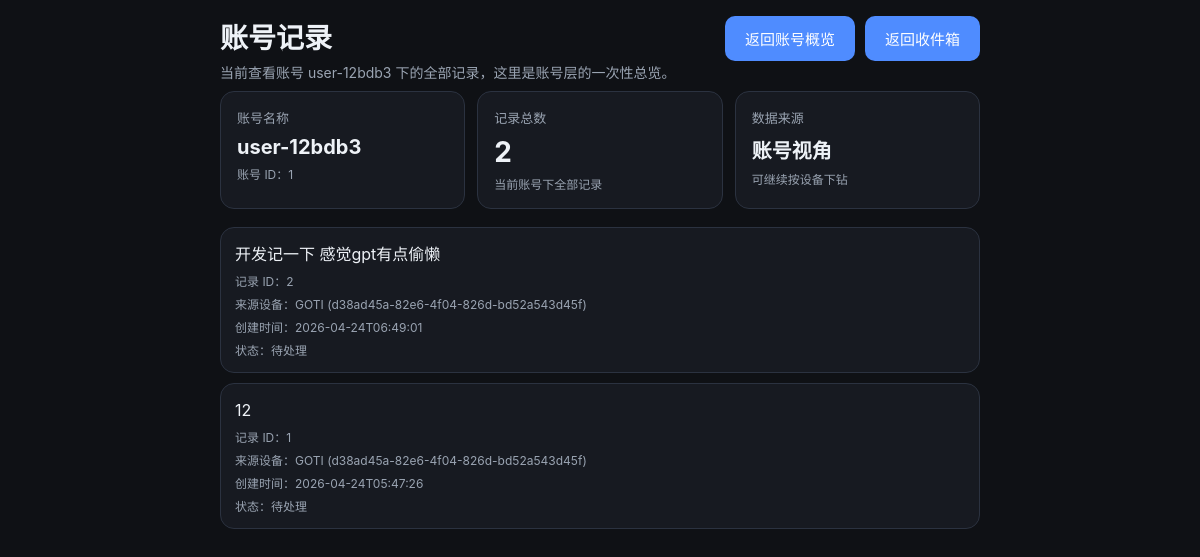
The app's page /account/items, older data.
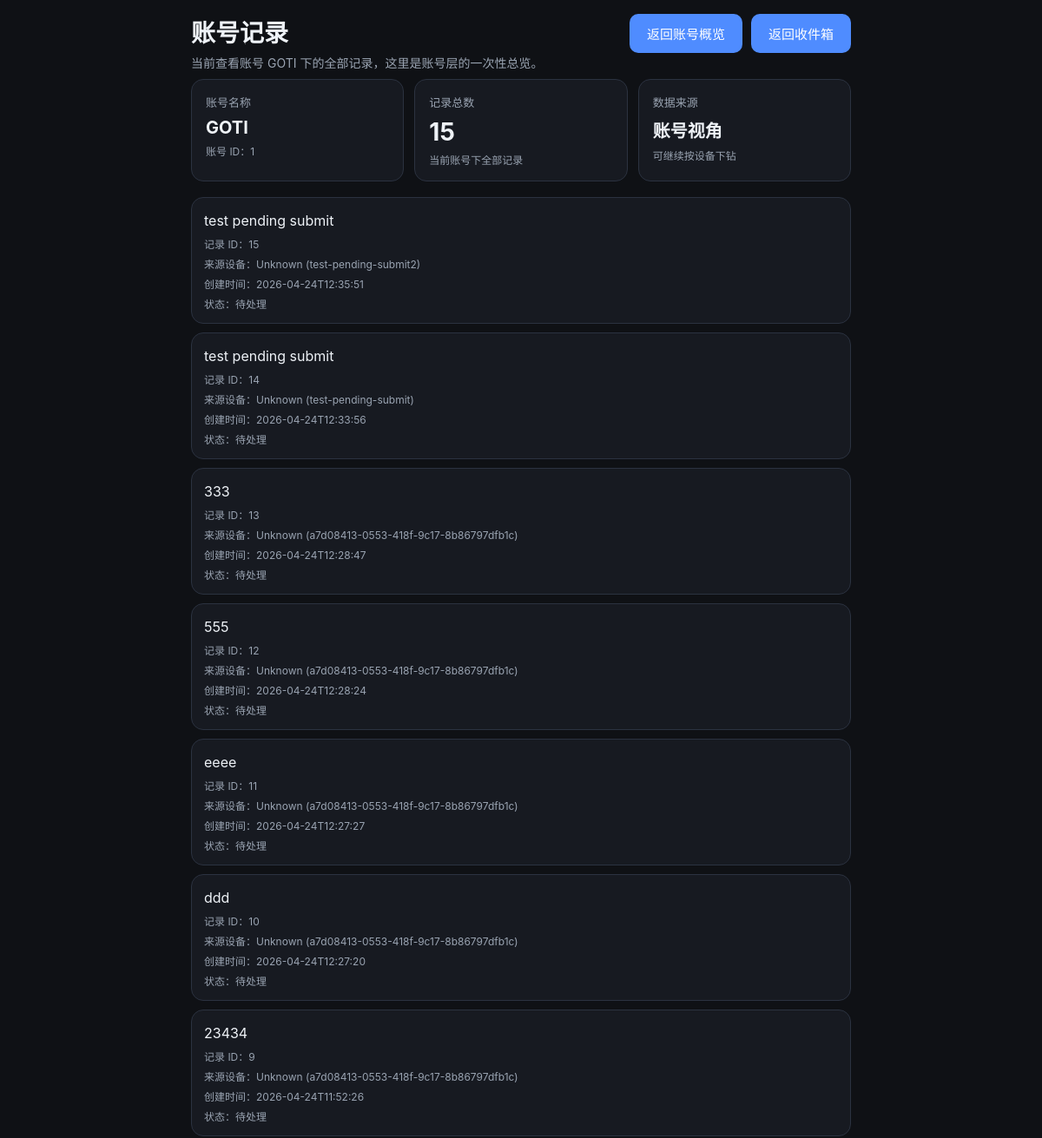
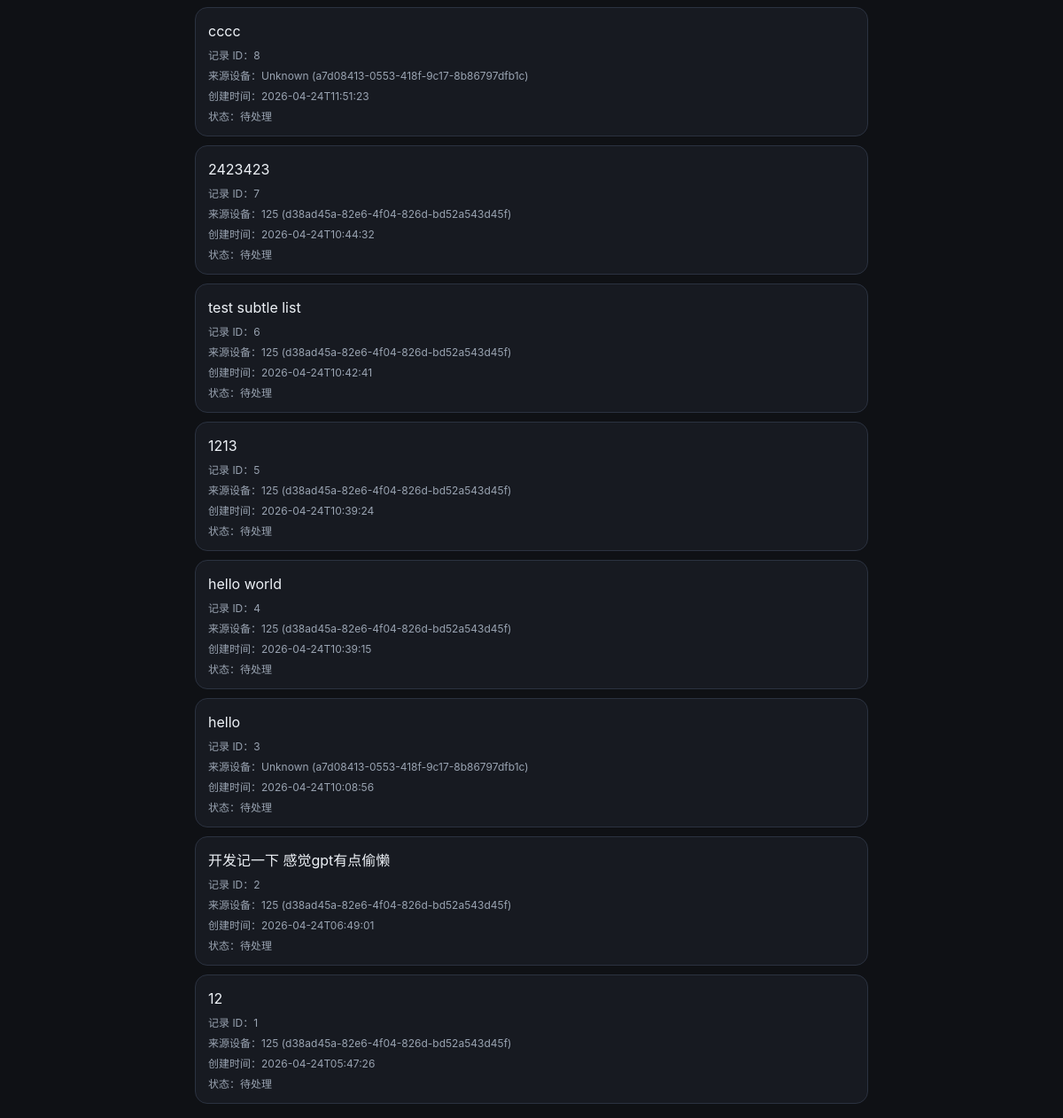
The same page, newer data (2 pictures, top to bottom).
### tables this page shows
CREATE TABLE users (
            id INTEGER PRIMARY KEY AUTOINCREMENT,
            name TEXT NOT NULL DEFAULT 'default',
            created_at TEXT NOT NULL DEFAULT (datetime('now'))
        , approval_status TEXT NOT NULL DEFAULT 'approved', join_code TEXT, approved_at TEXT, api_token TEXT);

CREATE TABLE inbox_items (
            id INTEGER PRIMARY KEY AUTOINCREMENT,
            content TEXT NOT NULL,
            status TEXT NOT NULL DEFAULT 'inbox',
            created_at TEXT NOT NULL,
            updated_at TEXT NOT NULL
        , user_id INTEGER NOT NULL DEFAULT 1, source_device_id TEXT);

### app/main.py (the view)
@app.route("/account/items")
def account_items_page():
    guard = admin_guard()
    if guard:
        return guard
    raw_user_id = request.args.get("user_id")
    if raw_user_id:
        user_id = int(raw_user_id)
    else:
        approved_users = get_users("approved")
        if not approved_users:
            return redirect(url_for("admin_accounts_page"))
        user_id = approved_users[0]["id"]
    q = request.args.get("q", "").strip()
    user, items = get_account_items(user_id, q if q else None)
    return render_template("account_items.html", user=user, items=items, q=q)

### app/main.py (called while the page is built)
def get_conn():
    conn = sqlite3.connect(str(DB_PATH))
    conn.row_factory = sqlite3.Row
    return conn

def admin_cookie_value():
    if not ADMIN_PASSWORD:
        return None
    return hashlib.sha256(ADMIN_PASSWORD.encode()).hexdigest()

def is_admin_authenticated():
    expected = admin_cookie_value()
    if not expected:
        return True
    actual = request.cookies.get(ADMIN_COOKIE, "")
    return hmac.compare_digest(actual, expected)

def admin_guard():
    if is_admin_authenticated():
        return None
    next_path = request.path
    if request.query_string:
        next_path += "?" + request.query_string.decode()
    return redirect(url_for("admin_login_page", next=next_path))

### app/templates/account_items.html (shortened to what this page needs)
<!doctype html>
<html lang="zh-CN">
<head>
  <link rel="stylesheet" href="/static/style.css" />
</head>
<body>
  <main class="container">
    <header class="header">
      <div class="title-row">
        <div>
          <h1>账号记录</h1>
          <p class="subtitle">当前查看账号 {{ user.name }} 下的全部记录，这里是账号层的一次性总览。</p>
        </div>
        <div class="toolbar-actions">
          <a class="nav-link" href="/account?user_id={{ user.id }}">返回账号概览</a>
          <a class="nav-link" href="/">返回收件箱</a>
        </div>
      </div>
    </header>
    <section class="summary-grid">
      <article class="summary-card">
        <div class="summary-label">账号名称</div>
        <div class="summary-value small">{{ user.name }}</div>
        <div class="item-meta">账号 ID：{{ user.id }}</div>
      </article>
      <article class="summary-card">
        <div class="summary-label">记录总数</div>
        <div class="summary-value">{{ items|length }}</div>
        <div class="item-meta">当前账号下全部记录</div>
      </article>
      <article class="summary-card">
        <div class="summary-label">数据来源</div>
        <div class="summary-value small">账号视角</div>
        <div class="item-meta">可继续按设备下钻</div>
      </article>
    </section>
    <section class="list">
      {% if items %}
        {% for item in items %}
          <article class="item {% if item.status == 'done' %}done{% endif %}">
            <div class="item-main grow">
              <div class="item-content">{{ item.content }}</div>
              <div class="item-meta">记录 ID：{{ item.id }}</div>
              <div class="item-meta">来源设备：{{ item.source_device_name or 'Unknown' }} ({{ item.source_device_id or '-' }})</div>
              <div class="item-meta">创建时间：{{ item.created_at or '-' }}</div>
              <div class="item-meta">状态：{{ '已完成' if item.status == 'done' else '待处理' }}</div>
            </div>
          </article>
        {% endfor %}
      {% else %}
        <div class="empty">这个账号下还没有记录。</div>
      {% endif %}
    </section>
  </main>
</body>
</html>

Row changes from the older to the newer data that the page shows:
changed users id 1: name "user-12bdb3" → "GOTI"
added inbox_items: content "test pending submit", id "15", source_device_name "Unknown", source_device "test-pending-submit2", created_at "2026-04-24T12:35:51", status "待处理"
added inbox_items: content "test pending submit", id "14", source_device_name "Unknown", source_device "test-pending-submit", created_at "2026-04-24T12:33:56", status "待处理"
added inbox_items: content "333", id "13", source_device_name "Unknown", source_device "a7d08413-0553-418f-9c17-8b86797dfb1c", created_at "2026-04-24T12:28:47", status "待处理"
added inbox_items: content "555", id "12", source_device_name "Unknown", source_device "a7d08413-0553-418f-9c17-8b86797dfb1c", created_at "2026-04-24T12:28:24", status "待处理"
added inbox_items: content "eeee", id "11", source_device_name "Unknown", source_device "a7d08413-0553-418f-9c17-8b86797dfb1c", created_at "2026-04-24T12:27:27", status "待处理"
added inbox_items: content "ddd", id "10", source_device_name "Unknown", source_device "a7d08413-0553-418f-9c17-8b86797dfb1c", created_at "2026-04-24T12:27:20", status "待处理"
added inbox_items: content "23434", id "9", source_device_name "Unknown", source_device "a7d08413-0553-418f-9c17-8b86797dfb1c", created_at "2026-04-24T11:52:26", status "待处理"
added inbox_items: content "cccc", id "8", source_device_name "Unknown", source_device "a7d08413-0553-418f-9c17-8b86797dfb1c", created_at "2026-04-24T11:51:23", status "待处理"
added inbox_items: content "2423423", id "7", source_device_name "125", source_device "d38ad45a-82e6-4f04-826d-bd52a543d45f", created_at "2026-04-24T10:44:32", status "待处理"
added inbox_items: content "test subtle list", id "6", source_device_name "125", source_device "d38ad45a-82e6-4f04-826d-bd52a543d45f", created_at "2026-04-24T10:42:41", status "待处理"
added inbox_items: content "1213", id "5", source_device_name "125", source_device "d38ad45a-82e6-4f04-826d-bd52a543d45f", created_at "2026-04-24T10:39:24", status "待处理"
added inbox_items: content "hello world", id "4", source_device_name "125", source_device "d38ad45a-82e6-4f04-826d-bd52a543d45f", created_at "2026-04-24T10:39:15", status "待处理"
added inbox_items: content "hello", id "3", source_device_name "Unknown", source_device "a7d08413-0553-418f-9c17-8b86797dfb1c", created_at "2026-04-24T10:08:56", status "待处理"
computed for inbox_items "开发记一下 感觉gpt有点偷懒": source_device_name "GOTI" → "125"
computed for inbox_items id 1: source_device_name "GOTI" → "125"
Text that changed along with them:
{{ items|length }}: "2" → "15"
